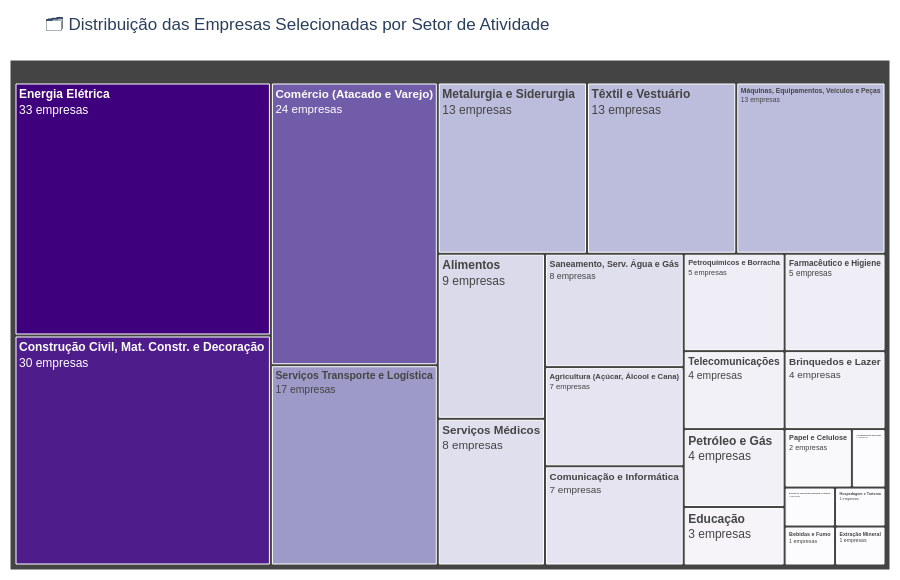

The code cell stored with this chart in its notebook:
### Markdown cell above
### 5.1 Distribuição por Setor de Atividade

O **Treemap** abaixo mostra a hierarquia dos setores, com o tamanho de cada bloco proporcional ao número de empresas. Em seguida, o ranking detalhado dos setores.

### Code cell
df_por_setor = (
    df_selecionadas
    .groupby("SETOR_ATIV")
    .size()
    .reset_index(name="count")
    .sort_values("count", ascending=False)
)

fig = px.treemap(
    df_por_setor,
    path=["SETOR_ATIV"],
    values="count",
    color="count",
    color_continuous_scale="Purples",
    title="🗂️ Distribuição das Empresas Selecionadas por Setor de Atividade",
    custom_data=["count"]
)

fig.update_traces(
    texttemplate="<b>%{label}</b><br>%{customdata[0]} empresas",
    hovertemplate="<b>%{label}</b><br>Empresas: %{customdata[0]}<extra></extra>",
    textfont_size=12
)

fig.update_layout(
    height=580,
    font={"family": "Arial"},
    coloraxis_showscale=False,
    margin={"l": 10, "r": 10, "t": 60, "b": 10}
)

fig.show()

### Figure 1 — Plotly figure (JSON) as saved in the notebook; plotly's stock layout.template omitted (floating-point values rounded to 4 significant figures)
{"data": [{"branchvalues": "total", "customdata": [[33.0], [30.0], [24.0], [17.0], [13.0], [13.0], [13.0], [9.0], [8.0], [8.0], [7.0], [7.0], [5.0], [5.0], [4.0], [4.0], [4.0], [3.0], [2.0], [1.0], [1.0], [1.0], [1.0], [1.0]], "domain": {"x": [0, 1], "y": [0, 1]}, "hovertemplate": "<b>%{label}</b><br>Empresas: %{customdata[0]}<extra></extra>", "ids": ["Energia Elétrica", "Construção Civil, Mat. Constr. e Decoração", "Comércio (Atacado e Varejo)", "Serviços Transporte e Logística", "Metalurgia e Siderurgia", "Têxtil e Vestuário", "Máquinas, Equipamentos, Veículos e Peças", "Alimentos", "Serviços Médicos", "Saneamento, Serv. Água e Gás", "Agricultura (Açúcar, Álcool e Cana)", "Comunicação e Informática", "Petroquímicos e Borracha", "Farmacêutico e Higiene", "Telecomunicações", "Brinquedos e Lazer", "Petróleo e Gás", "Educação", "Papel e Celulose", "Arrendamento Mercantil", "Bolsas de Valores/Mercadorias e Futuros", "Bebidas e Fumo", "Hospedagem e Turismo", "Extração Mineral"], "labels": ["Energia Elétrica", "Construção Civil, Mat. Constr. e Decoração", "Comércio (Atacado e Varejo)", "Serviços Transporte e Logística", "Metalurgia e Siderurgia", "Têxtil e Vestuário", "Máquinas, Equipamentos, Veículos e Peças", "Alimentos", "Serviços Médicos", "Saneamento, Serv. Água e Gás", "Agricultura (Açúcar, Álcool e Cana)", "Comunicação e Informática", "Petroquímicos e Borracha", "Farmacêutico e Higiene", "Telecomunicações", "Brinquedos e Lazer", "Petróleo e Gás", "Educação", "Papel e Celulose", "Arrendamento Mercantil", "Bolsas de Valores/Mercadorias e Futuros", "Bebidas e Fumo", "Hospedagem e Turismo", "Extração Mineral"], "marker": {"coloraxis": "coloraxis", "colors": [33.0, 30.0, 24.0, 17.0, 13.0, 13.0, 13.0, 9.0, 8.0, 8.0, 7.0, 7.0, 5.0, 5.0, 4.0, 4.0, 4.0, 3.0, 2.0, 1.0, 1.0, 1.0, 1.0, 1.0]}, "name": "", "parents": ["", "", "", "", "", "", "", "", "", "", "", "", "", "", "", "", "", "", "", "", "", "", "", ""], "textfont": {"size": 12}, "texttemplate": "<b>%{label}</b><br>%{customdata[0]} empresas", "type": "treemap", "values": [33.0, 30.0, 24.0, 17.0, 13.0, 13.0, 13.0, 9.0, 8.0, 8.0, 7.0, 7.0, 5.0, 5.0, 4.0, 4.0, 4.0, 3.0, 2.0, 1.0, 1.0, 1.0, 1.0, 1.0]}], "layout": {"coloraxis": {"colorbar": {"title": {"text": "count"}}, "colorscale": [[0, "rgb(252,251,253)"], [0.125, "rgb(239,237,245)"], [0.25, "rgb(218,218,235)"], [0.375, "rgb(188,189,220)"], [0.5, "rgb(158,154,200)"], [0.625, "rgb(128,125,186)"], [0.75, "rgb(106,81,163)"], [0.875, "rgb(84,39,143)"], [1, "rgb(63,0,125)"]], "showscale": false}, "font": {"family": "Arial"}, "height": 580, "legend": {"tracegroupgap": 0}, "margin": {"b": 10, "l": 10, "r": 10, "t": 60}, "title": {"text": "🗂️ Distribuição das Empresas Selecionadas por Setor de Atividade"}}}
